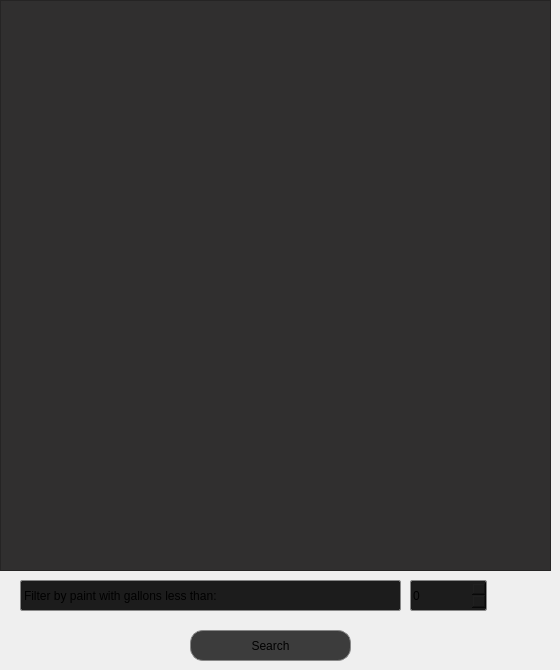
    <widget class="QWidget" name="tab">
     <attribute name="title">
      <string>Inventory Details</string>
     </attribute>
     <widget class="QTableWidget" name="table">
      <property name="geometry">
       <rect>
        <x>0</x>
        <y>0</y>
        <width>551</width>
        <height>571</height>
       </rect>
      </property>
      <property name="maximumSize">
       <size>
        <width>16777200</width>
        <height>16777215</height>
       </size>
      </property>
      <property name="styleSheet">
       <string notr="true">font: 12pt &quot;Century Gothic&quot;;
background-color: rgb(48, 47, 47);</string>
      </property>
      <property name="horizontalScrollMode">
       <enum>QAbstractItemView::ScrollPerItem</enum>
      </property>
      <attribute name="horizontalHeaderVisible">
       <bool>false</bool>
      </attribute>
      <attribute name="horizontalHeaderCascadingSectionResizes">
       <bool>false</bool>
      </attribute>
      <attribute name="horizontalHeaderMinimumSectionSize">
       <number>29</number>
      </attribute>
      <attribute name="horizontalHeaderDefaultSectionSize">
       <number>99</number>
      </attribute>
      <attribute name="horizontalHeaderHighlightSections">
       <bool>true</bool>
      </attribute>
      <attribute name="horizontalHeaderShowSortIndicator" stdset="0">
       <bool>false</bool>
      </attribute>
      <attribute name="horizontalHeaderStretchLastSection">
       <bool>false</bool>
      </attribute>
      <column>
       <property name="text">
        <string>ID #</string>
       </property>
      </column>
      <column>
       <property name="text">
        <string>Name</string>
       </property>
      </column>
      <column>
       <property name="text">
        <string>Sheen</string>
       </property>
      </column>
      <column>
       <property name="text">
        <string>Location</string>
       </property>
      </column>
      <column>
       <property name="text">
        <string>Gallons</string>
       </property>
      </column>
     </widget>
     <widget class="QLabel" name="label_2">
      <property name="geometry">
       <rect>
        <x>20</x>
        <y>580</y>
        <width>381</width>
        <height>31</height>
       </rect>
      </property>
      <property name="styleSheet">
       <string notr="true">background-color: rgb(28, 28, 28);
border-style: solid;
border:1px solid #888888;
border-radius: 2px;
</string>
      </property>
      <property name="text">
       <string>Filter by paint with gallons less than: </string>
      </property>
     </widget>
     <widget class="QSpinBox" name="count_filter_txt">
      <property name="geometry">
       <rect>
        <x>410</x>
        <y>580</y>
        <width>77</width>
        <height>31</height>
       </rect>
      </property>
      <property name="styleSheet">
       <string notr="true">background-color: rgb(28, 28, 28);
border-style: solid;
border:1px solid #888888;
border-radius: 2px;
</string>
      </property>
     </widget>
     <widget class="QPushButton" name="search_btn">
      <property name="geometry">
       <rect>
        <x>190</x>
        <y>630</y>
        <width>161</width>
        <height>31</height>
       </rect>
      </property>
      <property name="styleSheet">
       <string notr="true">font: 16pt &quot;Century Gothic&quot;;
background-color: rgb(60, 60, 60);
border-style: solid;
border:1px solid #888888;
border-radius: 13px;
</string>
      </property>
      <property name="text">
       <string>Search</string>
      </property>
     </widget>
    </widget>
